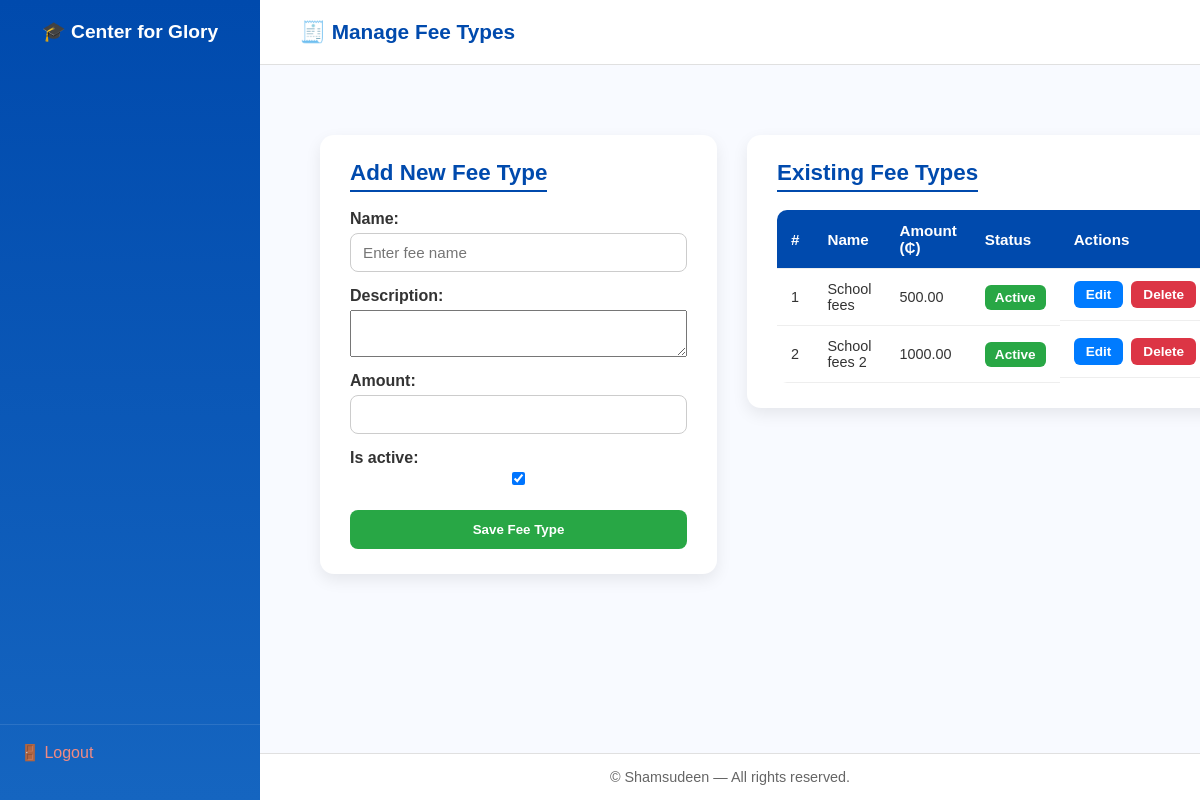
Screenshot of /finance/fees/types/ with the database file from the repository.
### finance/models.py (models this page shows, shortened)
class FeeType(models.Model):
    name = models.CharField(max_length=100, unique=True)
    description = models.TextField(blank=True, null=True)
    amount = models.DecimalField(max_digits=10, decimal_places=2, validators=[MinValueValidator(0)])
    is_active = models.BooleanField(default=True)

### finance/views.py (the view)
# urls.py: path("fees/types/", views.fee_types, name="fee_types"),
def fee_types(request):
    fees = FeeType.objects.all()
    if request.method == "POST":
        form = FeeTypeForm(request.POST)
        if form.is_valid():
            form.save()
            messages.success(request, "✅ Fee Type added successfully.")
            return redirect("fee_types")
    else:
        form = FeeTypeForm()
    return render(request, "finance/fee_types.html", {"fees": fees, "form": form})

### finance/forms.py
class FeeTypeForm(forms.ModelForm):
    class Meta:
        model = FeeType
        fields = ["name", "description", "amount", "is_active"]
        widgets = {
            "name": forms.TextInput(attrs={"placeholder": "Enter fee name", "class": "form-control"}),
            "description": forms.Textarea(attrs={"rows": 3, "class": "form-control"}),
            "amount": forms.NumberInput(attrs={"class": "form-control"}),
            "is_active": forms.CheckboxInput(attrs={"class": "form-check-input"}),
        }

### templates/finance/fee_types.html (shortened to what this page needs)
{% extends "accounts/base_dashboard.html" %}
{% block header %}🧾 Manage Fee Types{% endblock %}
{% block content %}
<div class="fee-container">
  <div class="fee-form">
    <h2>Add New Fee Type</h2>
    <form method="post">
      {{ form.as_p }}
      <button type="submit" class="btn-save">Save Fee Type</button>
    </form>
  </div>
  <div class="fee-list">
    <h2>Existing Fee Types</h2>
    <table>
      <thead>
        <tr>
          <th>#</th>
          <th>Name</th>
          <th>Amount (₵)</th>
          <th>Status</th>
          <th>Actions</th>
        </tr>
      </thead>
      <tbody>
        {% for fee in fees %}
        <tr>
          <td>{{ forloop.counter }}</td>
          <td>{{ fee.name }}</td>
          <td>{{ fee.amount }}</td>
          <td>
            {% if fee.is_active %}
              <span class="status active">Active</span>
            {% else %}
              <span class="status inactive">Inactive</span>
            {% endif %}
          </td>
          <td class="actions">
            <a href="{% url 'edit_fee_type' fee.id %}" class="btn-edit">Edit</a>
            <a href="{% url 'delete_fee_type' fee.id %}"
               class="btn-delete"
               onclick="return confirm('Are you sure you want to delete this fee type?');">
              Delete
            </a>
          </td>
        </tr>
        {% empty %}
        <tr><td colspan="5" class="empty">No Fee Types Added Yet.</td></tr>
        {% endfor %}
      </tbody>
    </table>
  </div>
</div>
{% endblock %}

### templates/finance/fee_types.html (style rules this page uses)
.fee-container { display: grid; grid-template-columns: 1fr 2fr; gap: 30px; margin: 30px auto; align-items: start; }
.fee-form, .fee-list { background: #ffffff; border-radius: 14px; box-shadow: 0 6px 16px rgba(0, 0, 0, 0.08); padding: 25px 30px; transition: transform 0.3s ease, box-shadow 0.3s ease; }
.fee-form h2, .fee-list h2 { color: #004aad; font-size: 1.4rem; font-weight: 600; margin-bottom: 18px; border-bottom: 2px solid #004aad; display: inline-block; padding-bottom: 4px; }
form p { margin-bottom: 15px; display: flex; flex-direction: column; }
form label { font-weight: 600; color: #333; margin-bottom: 5px; }
form input, form select { border: 1px solid #ccc; border-radius: 8px; padding: 10px 12px; font-size: 0.95rem; outline: none; transition: 0.3s; }
.btn-save { background: #28a745; color: #fff; padding: 12px 20px; border-radius: 8px; border: none; font-weight: 600; cursor: pointer; width: 100%; margin-top: 10px; transition: background 0.3s ease, transform 0.2s ease; }
table { width: 100%; border-collapse: collapse; background: #fff; border-radius: 10px; overflow: hidden; }
th, td { padding: 12px 14px; border-bottom: 1px solid #eee; text-align: left; }
th { background: #004aad; color: #fff; font-weight: 600; font-size: 0.95rem; }
td { color: #333; font-size: 0.9rem; }
.status { padding: 5px 10px; border-radius: 6px; font-weight: 600; font-size: 0.85rem; text-transform: capitalize; }
.status.active { background: #28a745; color: #fff; }
.actions { display: flex; gap: 8px; }
.btn-edit, .btn-delete { padding: 6px 12px; border-radius: 6px; font-weight: 600; text-decoration: none; font-size: 0.85rem; transition: background 0.3s ease, transform 0.2s ease; }
.btn-edit { background: #007bff; color: #fff; }
.btn-delete { background: #dc3545; color: #fff; }

### rows the page displays
FeeType: name "School fees", amount "500.00", is_active "Active"
FeeType: name "School fees 2", amount "1000.00", is_active "Active"
